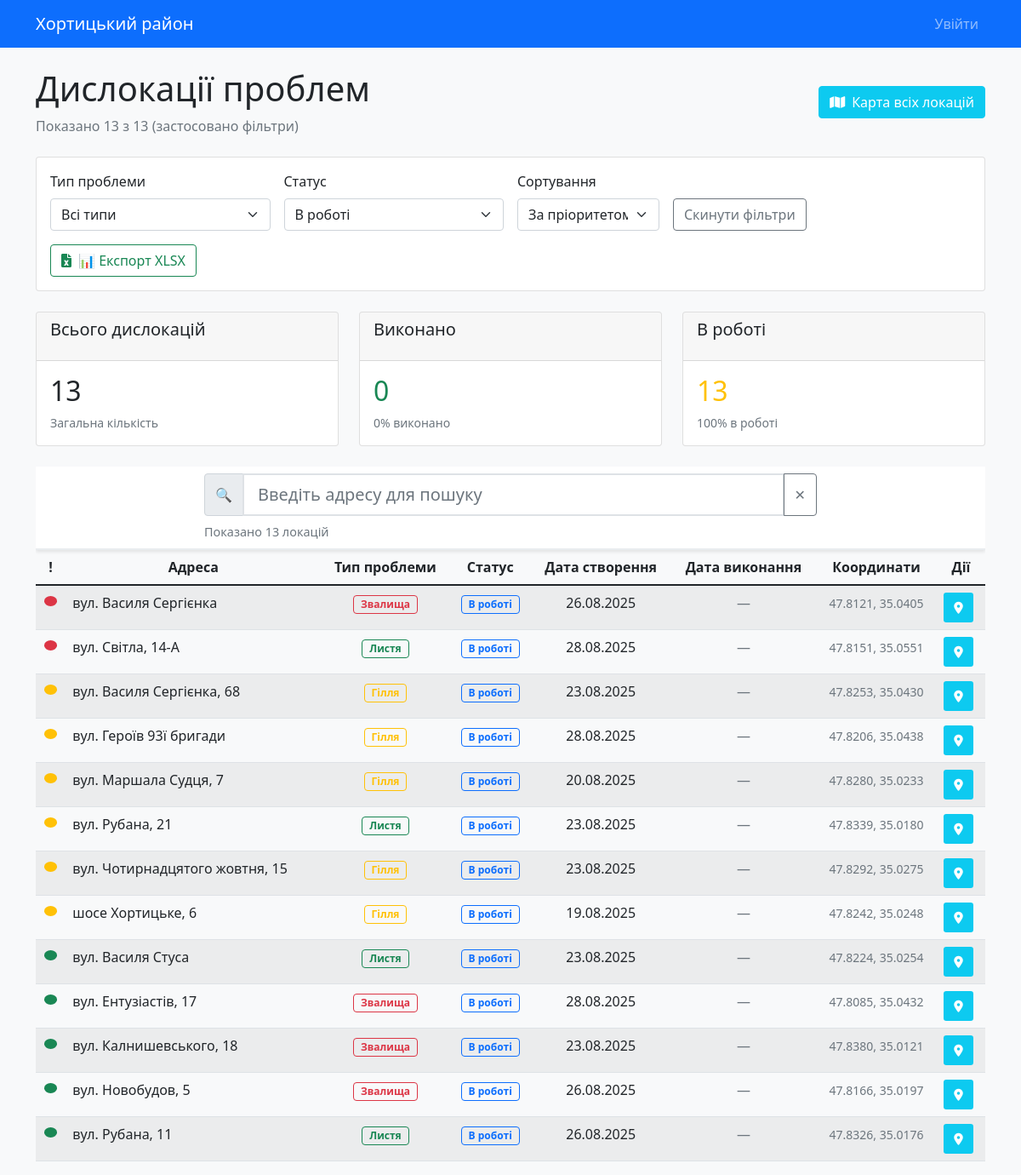
The page / on the database its author committed.
### models.py (models this page shows, shortened)
class Location(db.Model):
    id = db.Column(db.Integer, primary_key=True)
    address = db.Column(db.String(200), nullable=False)
    latitude = db.Column(db.Float, nullable=False)
    longitude = db.Column(db.Float, nullable=False)
    problem_type = db.Column(db.String(50), nullable=False)
    priority = db.Column(db.String(20), default='Середній')
    status = db.Column(db.String(20), default='in_progress')
    description = db.Column(db.Text)
    date_created = db.Column(db.DateTime, default=datetime.utcnow)
    date_completed = db.Column(db.DateTime)
    created_by = db.Column(db.Integer, db.ForeignKey('user.id'))
    def get_priority_order(self):
        priority_map = {'Високий': 1, 'Середній': 2, 'Низький': 3}
        return priority_map.get(self.priority, 2)

### app.py (the view)
@app.route('/')
def index():
    problem_type = request.args.get('problem_type', 'all')
    status = request.args.get('status', 'in_progress')
    priority = request.args.get('priority', 'all')
    sort_by = request.args.get('sort_by', 'priority')
    query = Location.query
    if problem_type != 'all':
        query = query.filter(Location.problem_type == problem_type)
    if status != 'all':
        query = query.filter(Location.status == status)
    locations = query.all()
    for location in locations:
        location.formatted_address = format_address(location.address)
    if sort_by == 'alphabet':
        locations.sort(key=lambda x: x.formatted_address)
    else:  # sort_by == 'priority'
        locations.sort(key=lambda x: (
            x.get_priority_order(), x.formatted_address))
    for location in locations:
        location.address = location.formatted_address
    total_count = len(locations)
    completed_count = len([l for l in locations if l.status == 'completed'])
    in_progress_count = len([l for l in locations if l.status == 'in_progress'])
    return render_template('index.html',
                           locations=locations,
                           current_problem_type=problem_type,
                           current_status=status,
                           current_priority=priority,
                           current_sort=sort_by,
                           total_count=total_count,
                           completed_count=completed_count,
                           in_progress_count=in_progress_count)

### app.py (called while the page is built)
def format_address(address):
    file_path = Path(__file__).parent / "static" / "street-names.json"
    with open(file_path, "r", encoding="utf-8") as f:
        addresses = json.load(f)
        for k, v in addresses.items():
            if address.startswith(k):
                return address.replace(k, v)
    return address

### templates/index.html (shortened to what this page needs)
{% extends "base.html" %}
{% block content %}
<div class="d-flex justify-content-between align-items-center mb-4">
    <div>
        <h1>Дислокації проблем</h1>
        <p class="text-muted mb-0">
            Показано {{ locations|length }}
            {% if current_problem_type != 'all' or current_status != 'all' %}
                з {{ total_count }} (застосовано фільтри)
            {% else %}
                записів
            {% endif %}
        </p>
    </div>
    <div class="d-flex gap-2">
        <a href="{{ url_for('map_all') }}" class="btn btn-info text-white">
            <i class="fas fa-map me-2"></i>Карта всіх локацій
        </a>
    </div>
</div>
<div class="row mb-4">
    <div class="col-md-12">
        <div class="card">
            <div class="card-body">
                <form method="GET" class="row g-3">
                    <div class="col-md-3">
                        <label class="form-label">Тип проблеми</label>
                        <select name="problem_type" class="form-select" onchange="this.form.submit()">
                            <option value="all" {% if current_problem_type == 'all' %}selected{% endif %}>Всі типи</option>
                        </select>
                    </div>
                    <div class="col-md-3">
                        <label class="form-label">Статус</label>
                        <select name="status" class="form-select" onchange="this.form.submit()">
                            <option value="in_progress" {% if current_status == 'in_progress' %}selected{% endif %}>В роботі</option>
                        </select>
                    </div>
                    <div class="col-md-2">
                        <label class="form-label">Сортування</label>
                        <select name="sort_by" class="form-select" onchange="this.form.submit()">
                            <option value="priority" {% if current_sort == 'priority' %}selected{% endif %}>За пріоритетом</option>
                        </select>
                    </div>
                    <div class="col-md-3 d-flex align-items-end">
                        <a href="{{ url_for('index') }}" class="btn btn-outline-secondary">Скинути фільтри</a>
                    </div>
                    <div class="col-md-3 d-flex align-items-end">
                        <a href="{{ url_for('export_excel', problem_type=current_problem_type, status=current_status) }}"
                            class="btn btn-outline-success">
                            <i class="fas fa-file-excel me-2"></i>📊 Експорт XLSX
                        </a>
                    </div>
                </form>
            </div>
        </div>
    </div>
</div>
<div class="row mb-4">
    <div class="col-md-4">
        <div class="card">
            <div class="card-header pb-3">
                <h5 class="card-title">
                    {% if current_problem_type != 'all' %}
                        {{ current_problem_type }}
                    {% else %}
                        Всього дислокацій
                    {% endif %}
                </h5>
            </div>
            <div class="card-body">
                <div class="h2 font-bold">{{ total_count }}</div>
                <p class="text-muted small mb-0">
                    {% if current_problem_type != 'all' %}
                        Загальна кількість {{ current_problem_type.lower() }}
                    {% else %}
                        Загальна кількість
                    {% endif %}
                </p>
            </div>
        </div>
    </div>
    <div class="col-md-4">
        <div class="card">
            <div class="card-header pb-3">
                <h5 class="card-title">Виконано</h5>
            </div>
            <div class="card-body">
                <div class="h2 font-bold text-success">{{ completed_count }}</div>
                <p class="text-muted small mb-0">
                    {% if total_count > 0 %}
                        {{ "%.0f"|format((completed_count / total_count) * 100) }}% виконано
                    {% else %}
                        0% виконано
                    {% endif %}
                </p>
            </div>
        </div>
    </div>
    <div class="col-md-4">
        <div class="card">
            <div class="card-header pb-3">
                <h5 class="card-title">В роботі</h5>
            </div>
            <div class="card-body">
                <div class="h2 font-bold text-warning">{{ in_progress_count }}</div>
                <p class="text-muted small mb-0">
                    {% if total_count > 0 %}
                        {{ "%.0f"|format((in_progress_count / total_count) * 100) }}% в роботі
                    {% else %}
                        0% в роботі
                    {% endif %}
                </p>
            </div>
        </div>
    </div>
</div>
{% if locations %}
<div class="table-responsive">
    <div class="search-container">
        <div class="container">
            <div class="row justify-content-center">
                <div class="col-md-8">
                    <div class="input-group">
                        <span class="input-group-text">🔍</span>
                        <input type="text"
                            id="searchInput"
                            class="form-control form-control-lg"
                            placeholder="Введіть адресу для пошуку"
                            autocomplete="off">
                        <button class="btn btn-outline-secondary"
                                type="button"
                                id="clearSearch"
                                title="Очистити пошук">✕</button>
                    </div>
                    <div id="searchResults" class="search-results-info"></div>
                </div>
            </div>
        </div>
    </div>
    <table class="table table-striped" style="text-align: center;">
        <thead>
            <tr>
                <th style="width: fit-content;">!</th>
                <th>Адреса</th>
                <th>Тип проблеми</th>
                <th>Статус</th>
                <th>Дата створення</th>
                <th>Дата виконання</th>
                <th>Координати</th>
                <th>Дії</th>
            </tr>
        </thead>
        <tbody>
            {% for location in locations %}
            <tr class="location-row" data-address="{{ location.address }}">
                <td>
                    {% if location.priority == 'Високий' %}
                        <span class="badge bg-danger rounded-circle" style="width: 12px; height: 12px;" title="Високий пріоритет">&nbsp;</span>
                    {% elif location.priority == 'Середній' %}
                        <span class="badge bg-warning rounded-circle" style="width: 12px; height: 12px;" title="Середній пріоритет">&nbsp;</span>
                    {% else %}
                        <span class="badge bg-success rounded-circle" style="width: 12px; height: 12px;" title="Низький пріоритет">&nbsp;</span>
                    {% endif %}
                </td>
                <td style="text-align: left;" class="address-cell">{{ location.address }}</td>
                <td>
                    {% if location.problem_type == 'Гілля' %}
                        <span class="badge border border-warning text-warning bg-transparent">{{ location.problem_type }}</span>
                    {% elif location.problem_type == 'Листя' %}
                        <span class="badge border border-success text-success bg-transparent">{{ location.problem_type }}</span>
                    {% elif location.problem_type == 'Звалища' %}
                        <span class="badge border border-danger text-danger bg-transparent">{{ location.problem_type }}</span>
                    {% else %}
                        <span class="badge border border-secondary text-secondary bg-transparent">{{ location.problem_type }}</span>
                    {% endif %}
                </td>
                <td>
                    {% if location.status == 'completed' %}
                        <span class="badge border border-success text-success bg-transparent">Виконано</span>
                    {% elif location.status == 'in_progress' %}
                        <span class="badge border border-primary text-primary bg-transparent">В роботі</span>
                    {% else %}
                        <span class="badge border border-secondary text-secondary bg-transparent">В роботі</span>
                    {% endif %}
                </td>
                <td>{{ location.date_created.strftime('%d.%m.%Y') }}</td>
                <td>
                    {% if location.date_completed %}
                        <span class="text-success fw-bold"">{{ location.date_completed.strftime('%d.%m.%Y') }}</span>
                    {% else %}
                        <span class="text-muted">—</span>
                    {% endif %}
                </td>
                <td>
                    <small class="text-muted">
                        {{ "%.4f"|format(location.latitude) }}, {{ "%.4f"|format(location.longitude) }}
                    </small>
                </td>
                <td>
                    <div class="d-flex gap-1" role="group">
                        <a href="{{ url_for('location_map', location_id=location.id) }}"
                            class="btn btn-sm btn-info text-white"
                            style="width: 35px; height: 35px; border: none; display: flex; align-items: center; justify-content: center;"
                            title="Переглянути на карті">
                            <i class="fas fa-map-marker-alt"></i>
                        </a>
                    </div>
                </td>
            </tr>
            {% endfor %}
        </tbody>
    </table>
</div>
{% endif %}
{% endblock %}

### templates/base.html (shortened to what this page needs)
<!DOCTYPE html>
<html lang="uk">
    <head>
        <link href="https://cdn.jsdelivr.net/npm/bootstrap@5.1.3/dist/css/bootstrap.min.css" rel="stylesheet" />
        <link rel="stylesheet" href="https://cdnjs.cloudflare.com/ajax/libs/font-awesome/6.0.0/css/all.min.css">
        <link rel="stylesheet" href="{{ url_for('static', filename='css/style.css') }}">
    </head>
    <body>
        <nav class="navbar navbar-expand-lg navbar-dark bg-primary">
            <div class="container">
                <a class="navbar-brand" href="{{ url_for('index') }}">Хортицький район</a>
                <div class="navbar-nav ms-auto">
                    {% if current_user.is_authenticated %}
                    <span class="navbar-text me-3">Привіт, {{ current_user.username }}!</span>
                    {% if current_user.is_admin() %}
                    <span class="badge bg-warning me-2 d-flex align-items-center">Адмін</span>
                    {% endif %}
                    <a class="nav-link" href="{{ url_for('logout') }}">Вийти</a>
                    {% else %}
                    <a class="nav-link" href="{{ url_for('login') }}">Увійти</a>
                    {% endif %}
                </div>
            </div>
        </nav>
        <div class="container mt-4">{% block content %}{% endblock %}</div>
    </body>
</html>

### static/css/style.css (style rules this page uses)
body { background: var(--body-bg); }

### static/css/livesearch.css (style rules this page uses)
.search-container { position: sticky; top: 0; background: white; z-index: 100; padding: 0.5rem 0; border-bottom: 2px solid #e9ecef; box-shadow: 0 2px 4px rgba(0,0,0,0.1); }
.location-row { transition: all 0.3s ease; }
.search-results-info { color: #6c757d; font-size: 0.9rem; margin-top: 0.5rem; }
#searchInput { border: 2px solid #dee2e6; transition: border-color 0.3s ease; }
#clearSearch { transition: all 0.3s ease; }

### static/css/variables.css (style rules this page uses)
:root { --body-bg: #f8f9fa; --white: #fff; --white-grey: #dee2e6; --grey: #6c757d; --dark-grey: #212529; --blue: #0d6efd; --ff: "system-ui,-apple-system,"Segoe UI",Roboto,"Helvetica Neue",Arial,"Noto Sans","Liberation Sans",sans-serif,"Apple Color Emoji","Segoe UI Emoji","Segoe UI Symbol","Noto Color Emoji""; }

### rows shown on the page
Location: priority "Високий" (drawn), problem_type "Звалища", status "В роботі", date_created "26.08.2025", latitude "47.8121", longitude "35.0405"
Location: priority "Високий" (drawn), problem_type "Листя", status "В роботі", date_created "28.08.2025", latitude "47.8151", longitude "35.0551"
Location: priority "Середній" (drawn), problem_type "Гілля", status "В роботі", date_created "23.08.2025", latitude "47.8253", longitude "35.0430"
Location: priority "Середній" (drawn), problem_type "Гілля", status "В роботі", date_created "28.08.2025", latitude "47.8206", longitude "35.0438"
Location: priority "Середній" (drawn), problem_type "Гілля", status "В роботі", date_created "20.08.2025", latitude "47.8280", longitude "35.0233"
Location: priority "Середній" (drawn), problem_type "Листя", status "В роботі", date_created "23.08.2025", latitude "47.8339", longitude "35.0180"
Location: priority "Середній" (drawn), problem_type "Гілля", status "В роботі", date_created "23.08.2025", latitude "47.8292", longitude "35.0275"
Location: priority "Середній" (drawn), problem_type "Гілля", status "В роботі", date_created "19.08.2025", latitude "47.8242", longitude "35.0248"
Location: priority "Низький" (drawn), problem_type "Листя", status "В роботі", date_created "23.08.2025", latitude "47.8224", longitude "35.0254"
Location: priority "Низький" (drawn), problem_type "Звалища", status "В роботі", date_created "28.08.2025", latitude "47.8085", longitude "35.0432"
Location: priority "Низький" (drawn), problem_type "Звалища", status "В роботі", date_created "23.08.2025", latitude "47.8380", longitude "35.0121"
Location: priority "Низький" (drawn), problem_type "Звалища", status "В роботі", date_created "26.08.2025", latitude "47.8166", longitude "35.0197"
Location: priority "Низький" (drawn), problem_type "Листя", status "В роботі", date_created "26.08.2025", latitude "47.8326", longitude "35.0176"

### other values the page prints
{{ locations|length }} "13"
{{ total_count }} "13"
{{ completed_count }} "0"
{{ "%.0f"|format((completed_count / total_count) * 100) }} "0"
{{ in_progress_count }} "13"
{{ "%.0f"|format((in_progress_count / total_count) * 100) }} "100"
